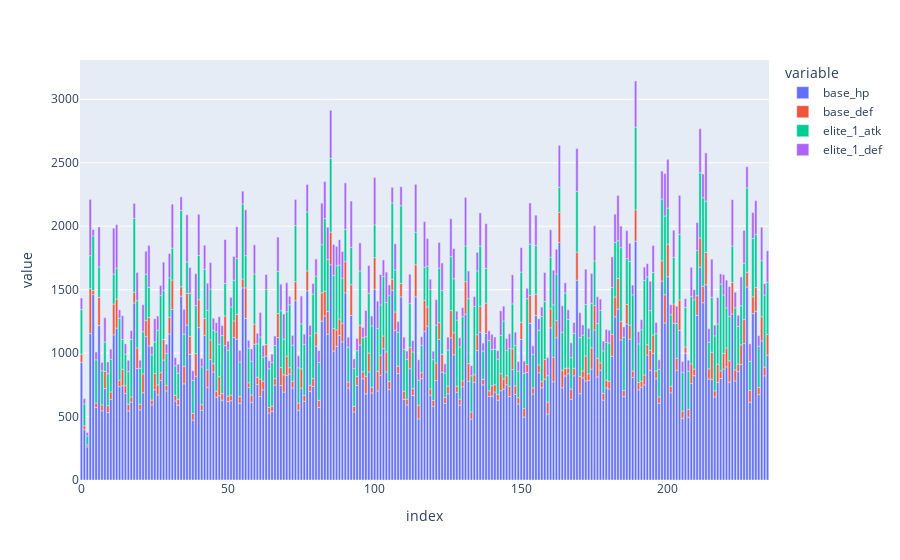

The cell this chart's notebook holds for it:
### Code cell
px.bar(df.iloc[0:, 1:-2 ])

### Figure 1 — Plotly figure (JSON) as saved in the notebook; plotly's stock layout.template omitted (floating-point values rounded to 4 significant figures; data arrays with more than 128 entries replaced by an {"elided": "..."} marker saying what was removed)
{"data": [{"alignmentgroup": "True", "hovertemplate": "variable=base_hp<br>index=%{x}<br>value=%{y}<extra></extra>", "legendgroup": "base_hp", "marker": {"color": "#636efa", "pattern": {"shape": ""}}, "name": "base_hp", "offsetgroup": "base_hp", "orientation": "v", "showlegend": true, "textposition": "auto", "type": "bar", "x": {"elided": "235 int values"}, "xaxis": "x", "y": {"elided": "235 int values"}, "yaxis": "y"}, {"alignmentgroup": "True", "hovertemplate": "variable=base_def<br>index=%{x}<br>value=%{y}<extra></extra>", "legendgroup": "base_def", "marker": {"color": "#EF553B", "pattern": {"shape": ""}}, "name": "base_def", "offsetgroup": "base_def", "orientation": "v", "showlegend": true, "textposition": "auto", "type": "bar", "x": {"elided": "235 int values"}, "xaxis": "x", "y": {"elided": "235 int values"}, "yaxis": "y"}, {"alignmentgroup": "True", "hovertemplate": "variable=elite_1_atk<br>index=%{x}<br>value=%{y}<extra></extra>", "legendgroup": "elite_1_atk", "marker": {"color": "#00cc96", "pattern": {"shape": ""}}, "name": "elite_1_atk", "offsetgroup": "elite_1_atk", "orientation": "v", "showlegend": true, "textposition": "auto", "type": "bar", "x": {"elided": "235 int values"}, "xaxis": "x", "y": {"elided": "235 int values"}, "yaxis": "y"}, {"alignmentgroup": "True", "hovertemplate": "variable=elite_1_def<br>index=%{x}<br>value=%{y}<extra></extra>", "legendgroup": "elite_1_def", "marker": {"color": "#ab63fa", "pattern": {"shape": ""}}, "name": "elite_1_def", "offsetgroup": "elite_1_def", "orientation": "v", "showlegend": true, "textposition": "auto", "type": "bar", "x": {"elided": "235 int values"}, "xaxis": "x", "y": {"elided": "235 int values"}, "yaxis": "y"}], "layout": {"barmode": "relative", "legend": {"title": {"text": "variable"}, "tracegroupgap": 0}, "margin": {"t": 60}, "xaxis": {"anchor": "y", "domain": [0, 1], "title": {"text": "index"}}, "yaxis": {"anchor": "x", "domain": [0, 1], "title": {"text": "value"}}}}
